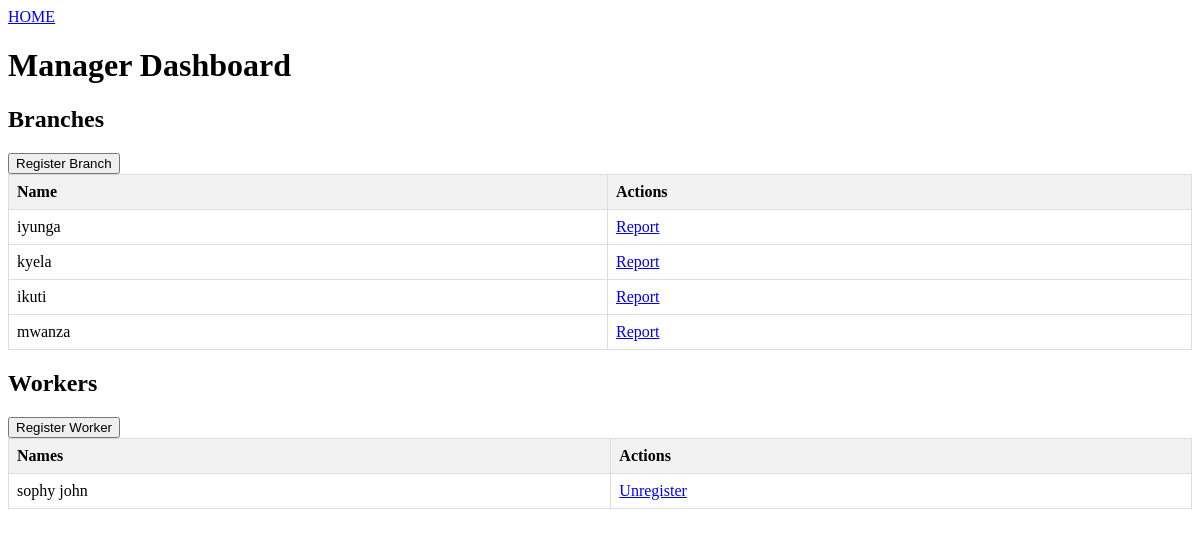
Before: /manager/dashboard/ (signed in) with the older database file.
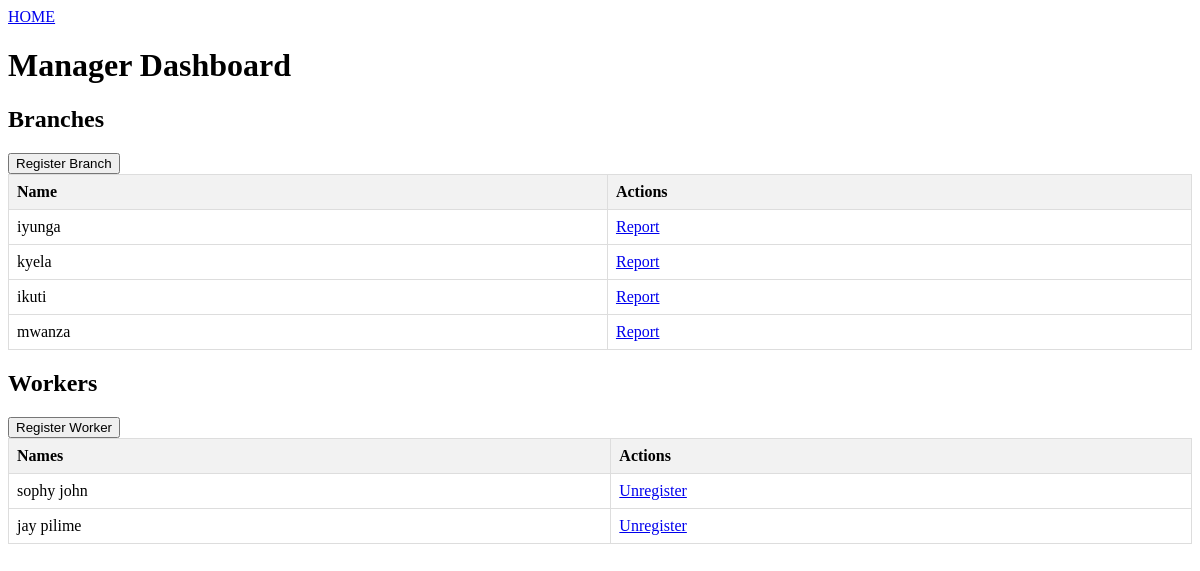
After: the same page with the newer database file.
### manager/models.py (models this page shows, shortened)
class Branch(models.Model):
    name = models.CharField(max_length=100)
    manager = models.ForeignKey(settings.AUTH_USER_MODEL, on_delete=models.CASCADE, related_name='branches')

### worker/models.py (models this page shows, shortened)
class Worker(AbstractUser):
    branch = models.ForeignKey(Branch, on_delete=models.CASCADE, related_name='workers')
    first_name=models.CharField(max_length=100)
    last_name=models.CharField(max_length=100)
    groups = models.ManyToManyField(
        'auth.Group',
        related_name='worker_groups',
        blank=True,
        verbose_name='groups',
        help_text='The groups this user belongs to. A user will get all permissions granted to each of their groups.',
    )
    user_permissions = models.ManyToManyField(
        'auth.Permission',
        related_name='worker_user_permissions',
        blank=True,
        verbose_name='user permissions',
        help_text='Specific permissions for this user.',
    )
    class Meta:
        verbose_name = 'Worker'
        verbose_name_plural = 'Workers'

### manager/views.py (the view)
# urls.py: path('dashboard/', views.dashboard, name='dashboard'),
@login_required
def dashboard(request):
    if not isinstance(request.user, Manager):
        return redirect('login')  # Redirect to login if the user is not a manager
    branches = Branch.objects.filter(manager=request.user)
    workers = Worker.objects.filter(branch__in=branches)
    reports = ItemReport.objects.filter(item__worker__branch__in=branches)
    for branch in branches:
        branch.profit_loss = calculate_profit_loss(branch)
    selected_date = request.GET.get('date')
    if selected_date:
        selected_date = datetime.datetime.strptime(selected_date, '%Y-%m-%d').date()
        reports = reports.filter(date=selected_date)
    else:
        selected_date = timezone.now().date()
    return render(request, 'dashboard.html', {
        'branches': branches,
        'workers': workers,
        'reports': reports,
        'selected_date': selected_date,
    })

### custom_auth.py (called while the page is built)
    def get_user(self, user_id):
        try:
            return Manager.objects.get(pk=user_id)
        except Manager.DoesNotExist:
            try:
                return Worker.objects.get(pk=user_id)
            except Worker.DoesNotExist:
                return None

### manager/utility.py (called while the page is built)
def calculate_profit_loss(branch):
    reports = ItemReport.objects.filter(item__worker__branch=branch)
    total_incomespent = reports.aggregate(Sum('incomespent'))['incomespent__sum'] or 0
    total_incomegained = reports.aggregate(Sum('incomegained'))['incomegained__sum'] or 0
    total_expenditures = reports.aggregate(Sum('expenditures'))['expenditures__sum'] or 0
    total_income = total_incomegained - total_incomespent
    if total_income > total_expenditures:
        return 'Profit'
    elif total_income < total_expenditures:
        return 'Loss'
    else:
        return 'Neutral'

### manager/templates/dashboard.html (shortened to what this page needs)
{% load i18n %}
<!DOCTYPE html>
<html lang="en">
<head>
</head>
<body>
    <a href="{%url 'home'%}">HOME</a>
    <h1>{% trans "Manager Dashboard" %}</h1>
    <h2>{% trans "Branches" %}</h2>
    <a href="{% url 'manager:register_branch' %}"><button>{% trans "Register Branch" %}</button></a>
    <table>
        <tr>
            <th>Name</th>
            <th>Actions</th>
        </tr>
        {% for branch in branches %}
        <tr>
            <td>{{ branch.name }}</td>
            <td><a href="{% url 'manager:branch_reports' branch.id %}">{% trans "Report" %}</a></td>
        </tr>
        {% endfor %}
    </table>
    <h2>{% trans "Workers" %}</h2>
    <a href="{% url 'manager:register_worker' %}"><button>{% trans "Register Worker" %}</button></a>
    <table>
        <tr>
            <th>Names</th>
            <th>Actions</th>
        </tr>
        {% for worker in workers %}
        <tr>
            <td>{{ worker.first_name }} {{ worker.last_name }}</td>
            <td><a href="{% url 'manager:unregister_worker' worker.id %}">{% trans "Unregister" %}</a></td>
        </tr>
        {% endfor %}
</body>
</html>

Changed rows visible on the page:
added Worker: first_name "jay", last_name "pilime"
